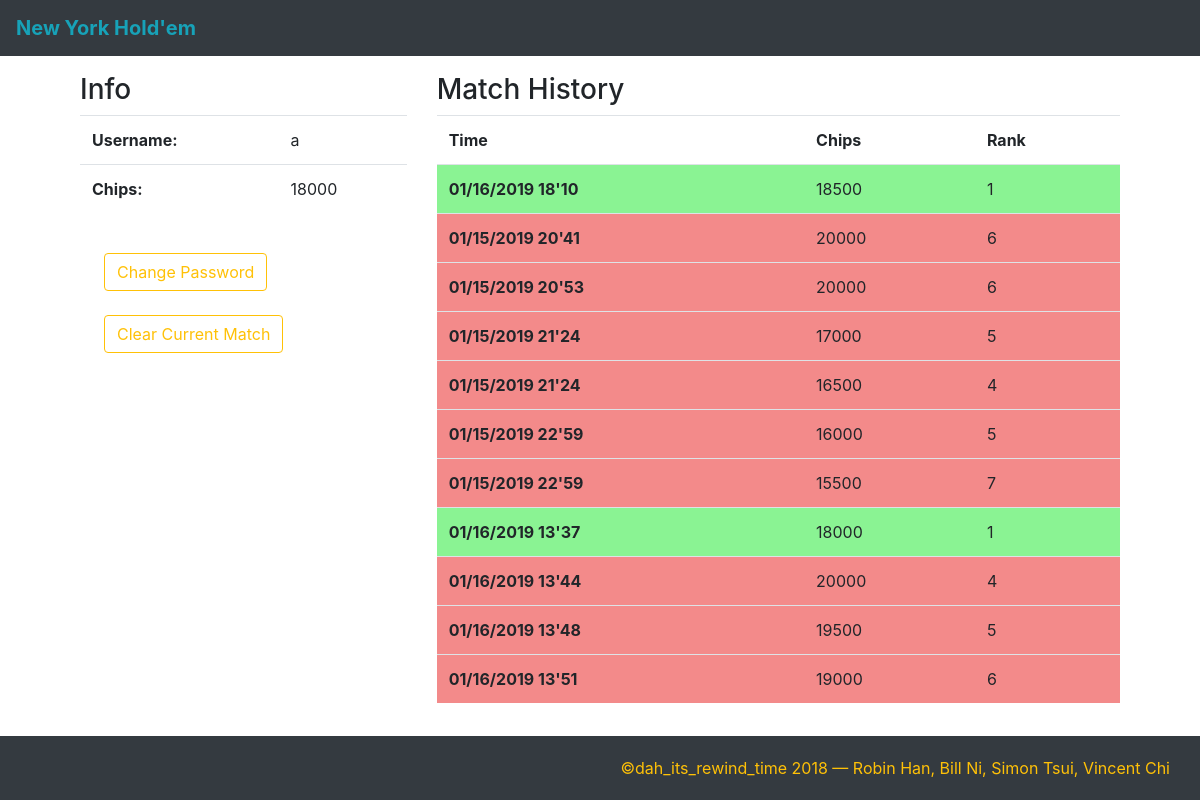
Page /profile (signed in) on the earlier database version.
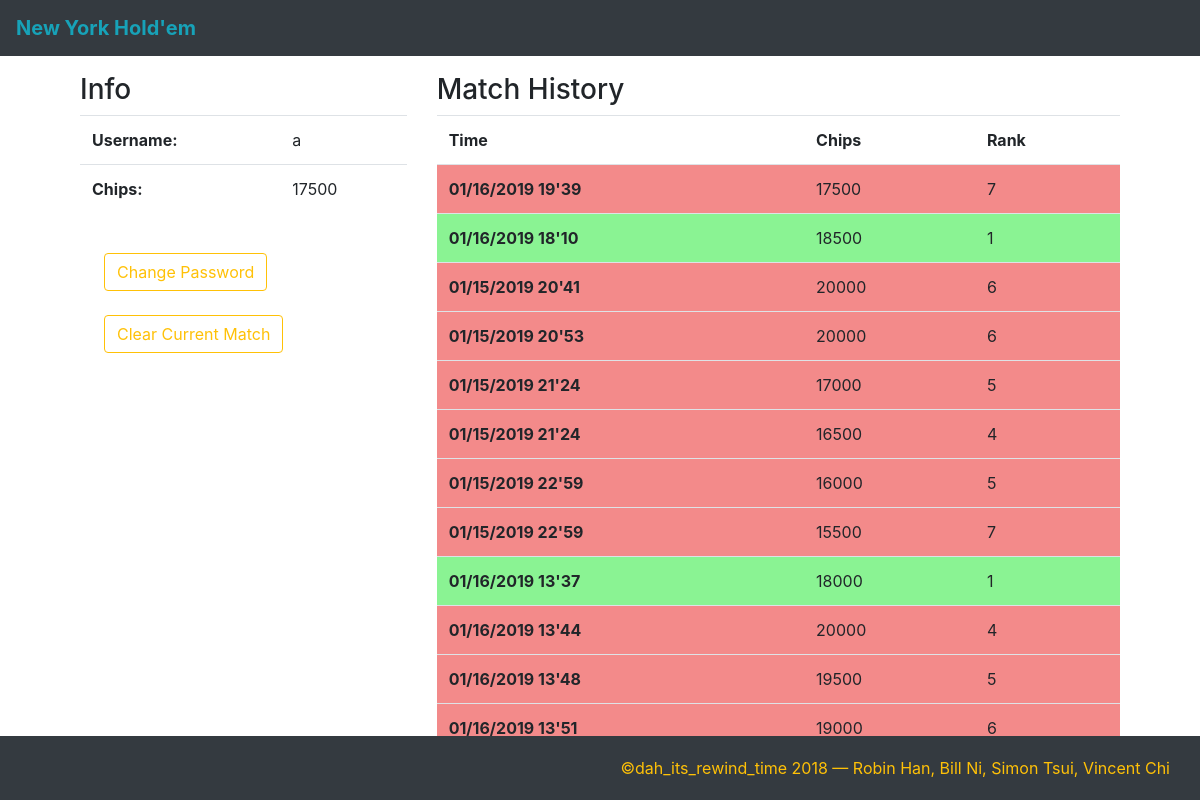
Same page on the later database version.
### tables this page shows
CREATE TABLE users (name TEXT PRIMARY KEY, password TEXT, chips INTEGER, match_history TEXT, current_games TEXT);

### app.py (the view)
@app.route('/profile')
def profile():
    if user in session:
        chips = database.fetchchips(user)
        return render_template('profile.html', username = user, numchips=chips, matches=database.getpastmatches(user), logged_in = True)
    return render_template('index.html', username = "", errors = True, logged_in = False)

### utils/database.py (called while the page is built)
def initdb():
    return sqlite3.connect(dbfile)

def deformatmatch(match):
    return match.split(":")

def getpastmatches(user):
    db = initdb()
    c = db.cursor()
    c.execute("SELECT match_history FROM users WHERE name = ?", (user, ))
    match_history = c.fetchone()[0]
    if match_history == "" or match_history == None:
        return ""
    else:
        match_history = match_history.split(";")
    while match_history[-1] == "":
        match_history = match_history[0:-1]
    for i in range(len(match_history)):
        currmatch = deformatmatch(match_history[i])
        print(currmatch)
        match_history[i] = {"time": currmatch[2], "chips": int(currmatch[0]), "rank": int(currmatch[1])}
    db.close()
    return match_history

def fetchchips(user):
    db = initdb()
    c = db.cursor()
    c.execute("SELECT chips FROM users WHERE name = ?", (user, ))
    chips = c.fetchone()[0]
    db.close()
    return chips

### templates/profile.html (shortened to what this page needs)
{% extends "template.html" %}
{% block content %}
<div class="container">
	<div class="row">
	  <div class="col-md-4">
	  	<h3>
	  		Info
	  	</h3>
	    <table class="table">
	    	<tr>
	    		<th scope="row">
	    			Username:
	    		</th>
	    		<td style="text-align: left;">
	    			{{ username }}
	    		</td>
	    	</tr>
	    	<tr>
	    		<th scope="row">
	    			Chips:
	    		</th>
	    		<td style="text-align: left;">
	    			{{ numchips }}
	    		</td>
	    	</tr>
	    </table>
	    <br>
	    <form class="form-inline my-2 my-lg-0" action="/changepass">
	    	<input class="btn btn-outline-warning ml-4" type="submit" name="submit" value="Change Password">
	    </form>
	    <br>
	    <form class="form-inline my-2 my-lg-0" action="/clearcurrmatch">
	    	<input class="btn btn-outline-warning ml-4" type="submit" name="submit" value="Clear Current Match">
	    </form>
	  </div>
	  <div class="col-md-8">
	  	<h3>
	  		Match History
	  	</h3>
	    <table class="table">
	    	<tr>
		      <th scope="col">Time</th>
		      <th scope="col">Chips</th>
		      <th scope="col">Rank</th>
		    </tr>
	    	{% for match in matches %}
		    	<tr {% if match['rank'] < 4 %}
		    				style="background-color: #8AF393"
		    			{% else %}
		    				style="background-color: #F38A8A"
		    			{% endif %}>
		    		<th scope="row">
		    			{{ match['time'] }}
		    		</th>
		    		<td style="text-align: left;">
		    			{{ match['chips'] }}
		    		</td>
		    		<td style="text-align: left;">
		    			{{ match['rank'] }}
		    		</td>
		    	</tr>
		    {% endfor %}
	    </table>
	  </div>
	</div>
</div>
{% endblock %}

### templates/template.html (shortened to what this page needs)
<!DOCTYPE html>
<html>
  <head>
        {% block head %}
         <link rel="stylesheet" href="static/css/text.css" type="text/css">
         <link rel="stylesheet" href="static/css/poker.css" type="text/css">
          <link rel="stylesheet" href="https://stackpath.bootstrapcdn.com/bootstrap/4.1.3/css/bootstrap.min.css">
          <link rel="stylesheet" href="static/css/buttons.css">
         {% endblock %}
  </head>
  <body>
        <div class="container bg-white rounded">
          <div class="container">
            <nav class="navbar fixed-top navbar-dark bg-dark flex-row">
                <a class="navbar-brand text-info" href="/"><b>New York Hold'em</b></a>
            </nav>
          </div>
        <br><br><br>
        <div class="row" style="padding-left: 90px; padding-right: 90px">
          <div class="col-md-12">
          </div>
        </div>
        {% block content %}
        {% endblock %}
      <footer class="-footer bg-dark fixed-bottom text-warning text-right" style="padding-bottom: 20px; padding-top: 20px; padding-right: 30px">&copy;dah_its_rewind_time 2018 &mdash; Robin Han, Bill Ni, Simon Tsui, Vincent Chi</footer>
</body>
</html>

### static/css/text.css (style rules this page uses)
h3 { font-family: Garamond, Baskerville, Baskerville Old Face, Hoefler Text, Times New Roman, serif; font-size: 14px; font-style: normal; font-variant: normal; font-weight: 500; line-height: 15.4px; }
.row { padding: 0 20px; }

Differences in the rows shown:
changed users: chips "18000" → "17500"
Other differences:
new list line: "01/16/2019 19'39 17500 7"
